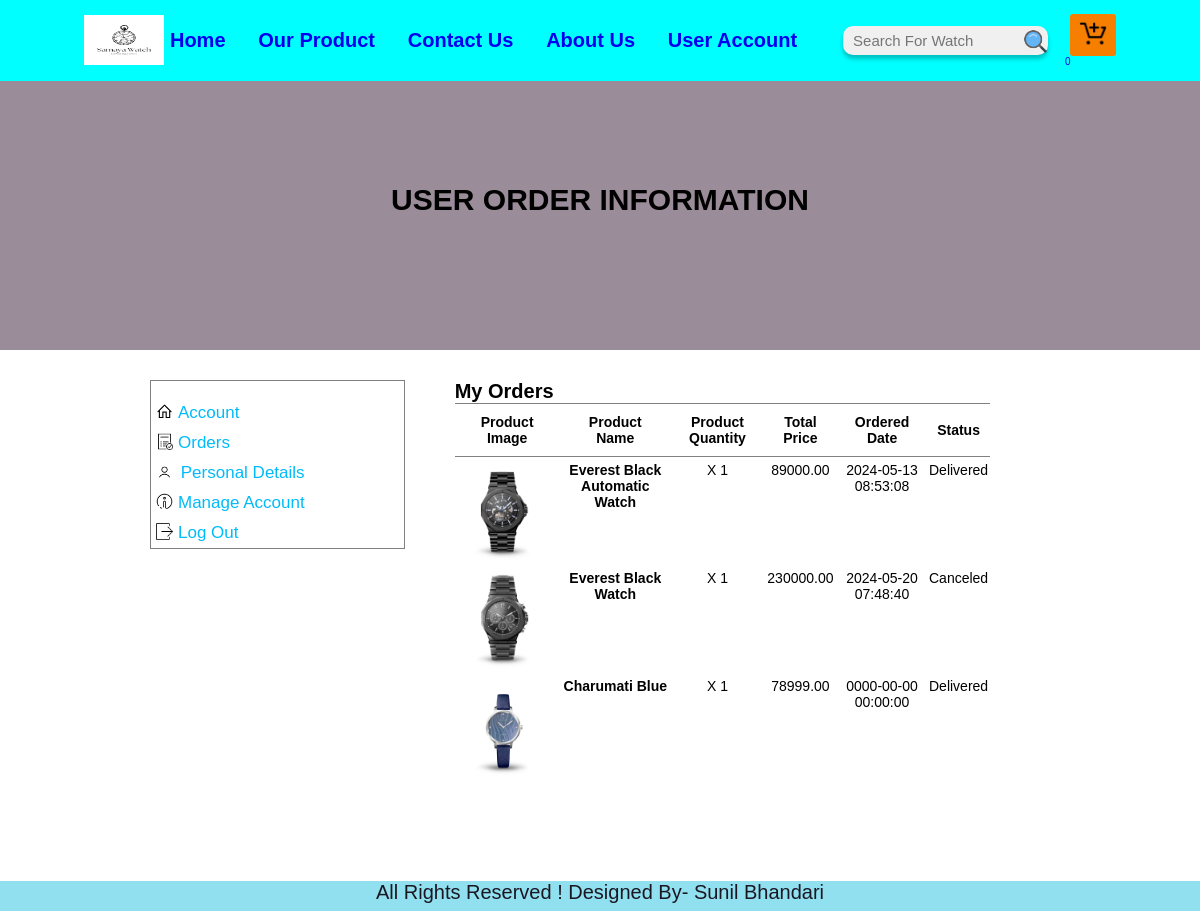
The page /customer/orders.php (signed in) on the database its author committed.
### tables this page shows
CREATE TABLE `tbl_watch` (
  `id` int(10) UNSIGNED NOT NULL,
  `title` varchar(100) NOT NULL,
  `description` text NOT NULL,
  `price` decimal(10,2) NOT NULL,
  `image_name` varchar(255) NOT NULL,
  `category_id` int(10) UNSIGNED NOT NULL,
  `featured` varchar(10) NOT NULL,
  `active` varchar(10) NOT NULL
);

CREATE TABLE `tbl_buy` (
  `id` int(10) UNSIGNED NOT NULL,
  `watch` varchar(255) NOT NULL,
  `price` decimal(10,2) NOT NULL,
  `qty` int(11) NOT NULL,
  `total` decimal(10,2) NOT NULL,
  `order_date` datetime NOT NULL,
  `status` varchar(255) NOT NULL,
  `customer_name` varchar(255) NOT NULL,
  `customer_contact` varchar(255) NOT NULL,
  `customer_email` varchar(255) NOT NULL,
  `customer_address` varchar(255) NOT NULL,
  `customer_id` int(11) UNSIGNED NOT NULL,
  `product_id` int(10) UNSIGNED NOT NULL
);

### customer/orders.php (the view, shortened to what this page needs)
<?php include('include/header.php');
?>
<div class="account-info">
 User Order Information
</div>
<div class="user-information">
  <?php include('include/sidebar.php'); ?>
  <div class="user-detail-info">
    <h1>My Orders</h1>
    <?php
    $customer_id = $_SESSION['id'];
    $order_query = "SELECT * FROM tbl_buy WHERE customer_id = $customer_id";
    $run = mysqli_query($con, $order_query);
    if (mysqli_num_rows($run) > 0) {
    ?>
      <table class="order-table">
        <th>Product Image</th>
        <th>Product Name</th>
        <th>Product Quantity</th>
        <th>Total Price</th>
        <th>Ordered Date</th>
        <th>Status</th>
        <?php
        while ($order_row = mysqli_fetch_array($run)) {
          $order_pro_id  = $order_row['product_id'];
          $order_qty     = $order_row['qty'];
          $order_amount  = $order_row['total'];
          $order_date    = $order_row['order_date'];
          $order_status  = $order_row['status'];
          $pro_query  = "SELECT * FROM tbl_watch WHERE id = $order_pro_id";
          $pro_run    = mysqli_query($con, $pro_query);
          if (mysqli_num_rows($pro_run) > 0) {
            while ($pr_row = mysqli_fetch_array($pro_run)) {
              $title = $pr_row['title'];
              $img1 = $pr_row['image_name'];
        ?>
              <tr>
                <td>
                  <img class="order-img" src="../images/watch/<?php echo $img1; ?>">
                </td>
                <td>
                  <h4><?php echo $title; ?></h4>
                </td>
                <td>
                  x <?php echo $order_qty; ?>
                </td>
                <td><?php echo $order_amount; ?> </td>
                <td><?php echo $order_date; ?></td>
                <td><?php
                    if ($order_status == 'On Delivery' || $order_status == 'Delivered' || $order_status == 'Canceled' || $order_status == 'Ordered') {
                      echo $order_status;
                    }
                    ?> </td>
              </tr>
        <?php
            }
          }
        }
        ?>
      </table>
    <?php
    } else {
      echo "<h2>You haven't ordered anything yet </h2>";
    }
    ?>
  </div>
</div>
<?php include('include/footer.php') ?>

### css/style.css (style rules this page uses)
:root { --black: #1B1722; --white : #F0F0F0; --box-shadow: 0px 4px 4px rgba(0, 0, 0, 0.25); }
* { font-family: 'Quicksand', sans-serif; margin: 0; padding: 0; box-sizing: border-box; outline: none; border: none; text-decoration: none; text-transform: capitalize; transition: linear; }
html { font-size: 62.5%; overflow-x: hidden; scroll-padding-top: 7rem; scroll-behavior: smooth; }

### css/mens.css (style rules this page uses)
body { padding-top: 50px; }

### css/ladies.css (style rules this page uses)
body { padding-top: 50px; }

### css/unisex.css (style rules this page uses)
body { padding-top: 50px; }

### css/watch-detail.css (style rules this page uses)
* { padding: 0; margin: 0; font-family: Arial, Helvetica, sans-serif; }

### css/customer-info.css (style rules this page uses)
.account-info { display: flex; justify-content: center; align-items: center; height: 300px; width: 100%; font-size: 30px; font-weight: 700; background-color: #9a8c98; text-transform: uppercase; }
.user-information { display: flex; width: 70%; margin-top: 30px; margin-left: 150px; margin-bottom: 50px; justify-content: space-between; }
.user-detail-info h1 { border-bottom: 1px solid gray; }
.order-table { border-collapse: collapse; padding: 3px; }
.order-table th { padding: 10px; border-bottom:1px solid gray ; font-size: 14px; }
.order-img { height: 100px; width: 100px; }
.order-table tr td { text-align: center; vertical-align: top; font-size: 14px; padding-top: 5px; }

### rows shown on the page
tbl_buy: qty "1", total "89000.00", order_date "2024-05-13 08:53:08", status "Delivered"
tbl_watch: image_name (picture), title "Everest Black Automatic Watch"
tbl_buy: qty "1", total "230000.00", order_date "2024-05-20 07:48:40", status "Canceled"
tbl_watch: image_name (picture), title "Everest Black Watch"
tbl_buy: qty "1", total "78999.00", order_date "0000-00-00 00:00:00", status "Delivered"
tbl_watch: image_name (picture), title "Charumati Blue"

### other values the page prints
$count "0"
